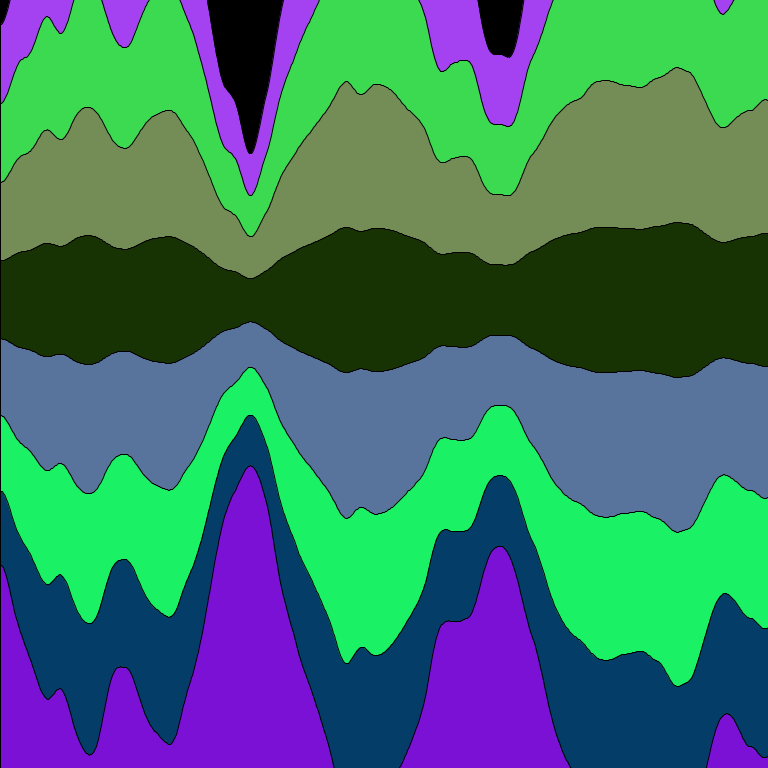
Frame 1 (no input)
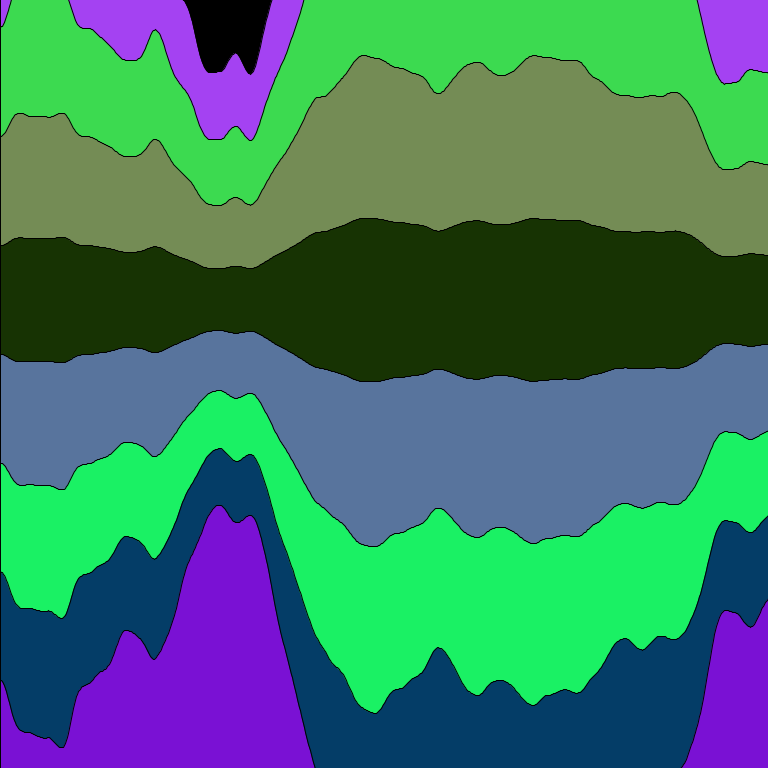
Frame 60 (the mouse pressed at the canvas centre just before this capture)
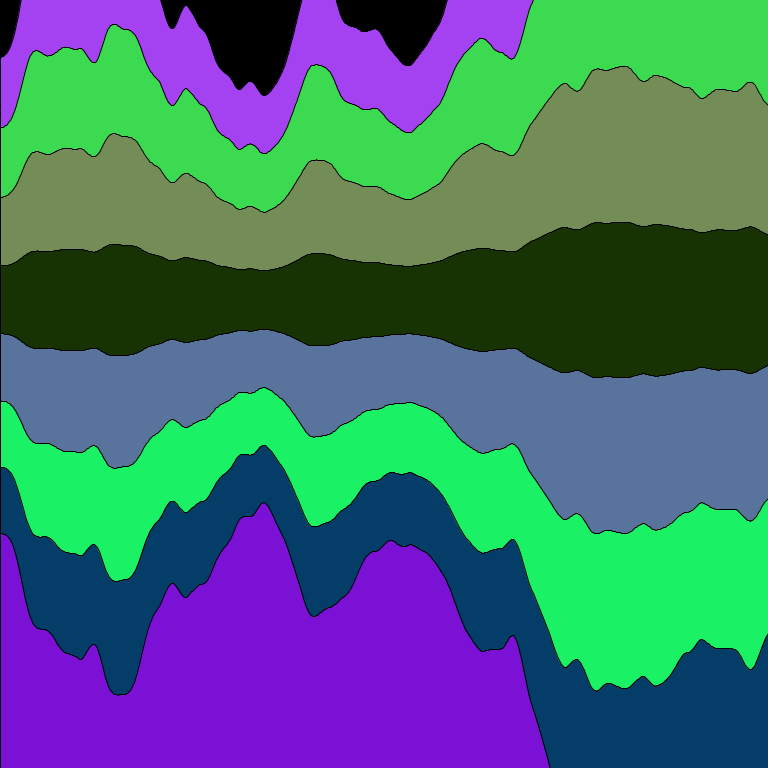
Frame 120 (the mouse held since frame 60 and released just before this capture)

The Processing sketch that drew these frames (run headless with seeded random() and noise(); from frame 60 on, the mouse is pressed at the canvas centre):

// Processing sketch: active_geology
// ── active_geology.pde
float yoff = 0.0;        

float color1_1 = random(0,255);
float color1_2 = random(0,255);
float color1_3 = random(0,255);

float color2_1 = random(0,255);
float color2_2 = random(0,255);
float color2_3 = random(0,255);

float color3_1 = random(0,255);
float color3_2 = random(0,255);
float color3_3 = random(0,255);

float color4_1 = random(0,255);
float color4_2 = random(0,255);
float color4_3 = random(0,255);

float color5_1 = random(0,255);
float color5_2 = random(0,255);
float color5_3 = random(0,255);

float color6_1 = random(0,255);
float color6_2 = random(0,255);
float color6_3 = random(0,255);

float color7_1 = random(0,255);
float color7_2 = random(0,255);
float color7_3 = random(0,255);

float color8_1 = random(0,255);
float color8_2 = random(0,255);
float color8_3 = random(0,255);




void setup() {
  size(768, 768);
  smooth(8);
}

void draw() {
  
  background(0);
  drawWave(-400, 300, color1_1, color1_2, color1_3);
  drawWave(-200, 300, color2_1, color2_2, color2_3);
  drawWave(0, 300, color3_1, color3_2, color3_3);
  drawWave(200, 300, color4_1, color4_2, color4_3);
  drawWave(400, 300, color5_1, color5_2, color5_3);
  drawWave(600, 300, color6_1, color6_2, color6_3);
  drawWave(800, 300, color7_1, color7_2, color7_3);
  drawWave(1000, 300, color8_1, color8_2, color8_3);

}

void drawWave(float xVal, float yVal, float red, float green, float blue) {
  beginShape(); 
  
  float xoff = 0; 
  
  for (float x = 0; x <= width; x++) {
    float y = map(noise(xoff, yoff), 0, 1, xVal, yVal);    
    vertex(x, y); 
    xoff += 0.008;
  }
  yoff += 0.008;
  
  vertex(width, height);
  vertex(0, height);
  
  fill(red, green, blue);
  endShape(CLOSE);
}
